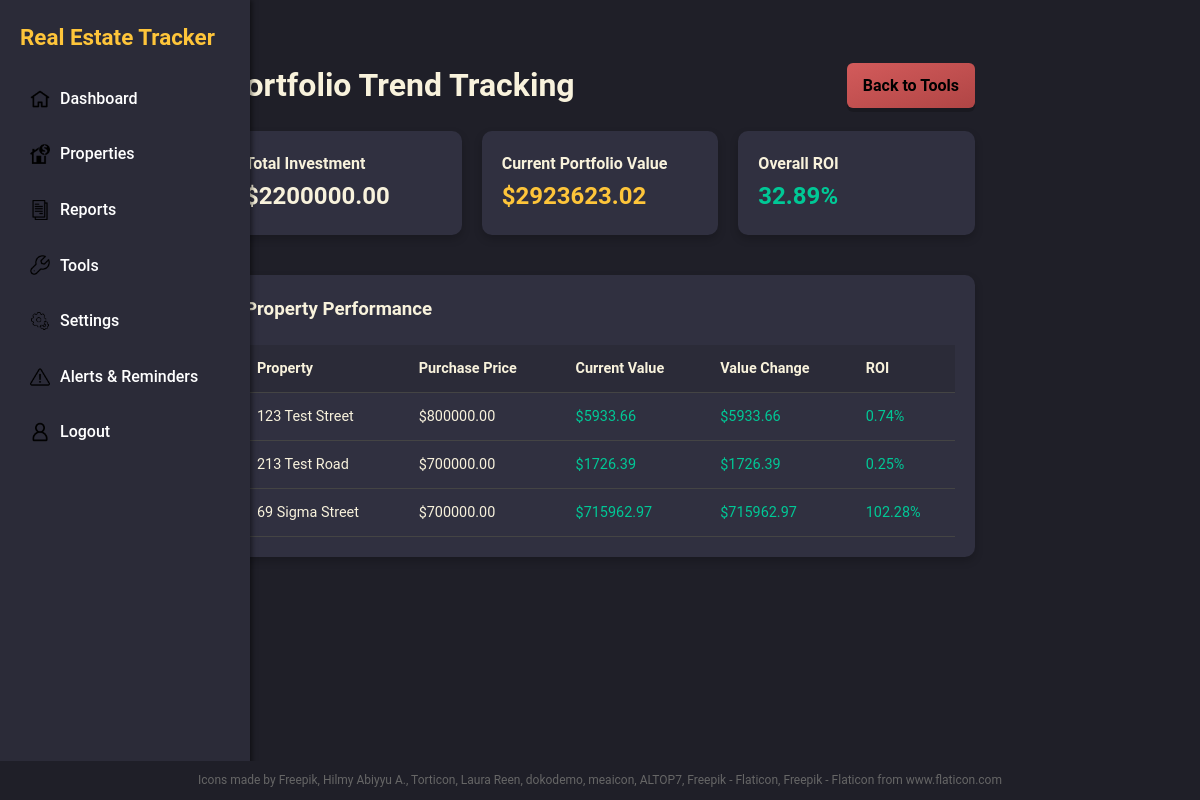
Before: /tools/trend-tracking/ (signed in) with the older database file.
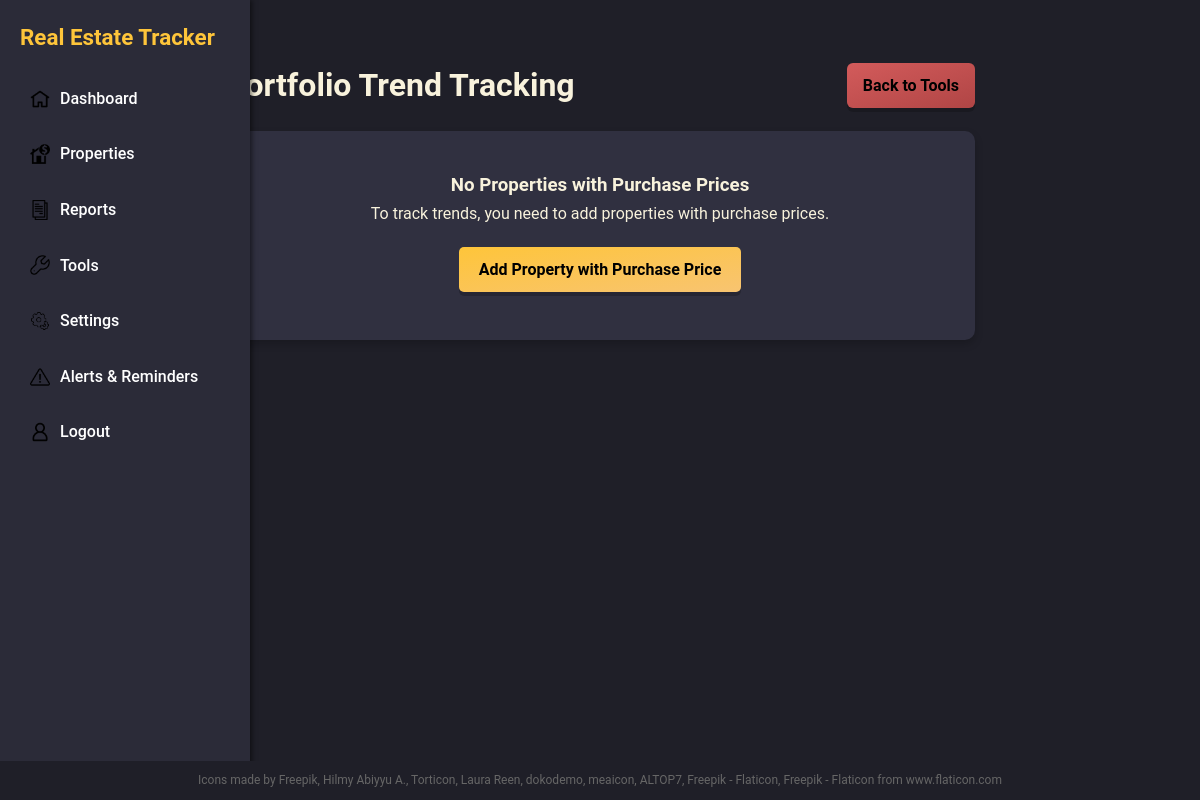
After: the same page with the newer database file.
### core/models.py (models this page shows, shortened)
class Property(models.Model):
    PROPERTY_TYPES = [
        ('rental', 'Rental Property'),
        ('owner_occupied', 'Owner Occupied'),
        ('owned_outright', 'Owned Outright'),
    ]
    address = models.CharField(max_length=200)
    purchase_date = models.DateField()
    tenant_move_in_date = models.DateField(null=True, blank=True)
    tenant_move_out_date = models.DateField(null=True, blank=True)
    purchase_price = models.DecimalField(max_digits=12, decimal_places=2, null=False, blank=False, help_text="Original purchase price")
    property_type = models.CharField(max_length=20, choices=PROPERTY_TYPES, default='rental')
    weekly_rent = models.DecimalField(max_digits=10, decimal_places=2, default=0, help_text="Weekly rental amount")
    weekly_mortgage = models.DecimalField(max_digits=10, decimal_places=2, default=0, help_text="Weekly mortgage payment")
    created_at = models.DateTimeField(auto_now_add=True)
    owner = models.ForeignKey(CustomUser, on_delete=models.CASCADE, related_name='properties')
    def calculate_current_value(self, annual_growth_rate=0.03):
        if not self.purchase_price:
            return 0
        from datetime import date
        today = date.today()
        years_owned = (today.year - self.purchase_date.year) + \
                     (today.month - self.purchase_date.month) / 12
        if years_owned < 0:
            years_owned = 0
        purchase_price_float = float(self.purchase_price)
        growth_rate_float = float(annual_growth_rate)
        years_owned_float = float(years_owned)
        current_value = purchase_price_float * ((1 + growth_rate_float) ** years_owned_float)
        return round(current_value, 2)
    def calculate_roi(self, annual_growth_rate=0.03):
        if not self.purchase_price:
            return 0
        current_value = self.calculate_current_value(annual_growth_rate)
        purchase_price_float = float(self.purchase_price)
        current_value_float = float(current_value)
        if purchase_price_float == 0:
            return 0
        roi = ((current_value_float - purchase_price_float) / purchase_price_float) * 100
        return round(roi, 2)

### core/views.py (the view)
# urls.py: path('tools/trend-tracking/', views.trend_tracking, name='trend_tracking'),
@login_required
def trend_tracking(request):
    properties = Property.objects.filter(purchase_price__isnull=False).exclude(purchase_price=0)
    portfolio_data = []
    total_investment = 0
    total_current_value = 0
    for property_obj in properties:
        current_value = property_obj.calculate_current_value(0.03)  # Default 3% growth
        roi = property_obj.calculate_roi(0.03)
        purchase_price = float(property_obj.purchase_price)
        value_change = current_value - purchase_price
        portfolio_data.append({
            'property': property_obj,
            'current_value': current_value,
            'roi': roi,
            'purchase_price': purchase_price,
            'value_change': value_change  # Add this calculated value
        })
        total_investment += purchase_price
        total_current_value += current_value
    portfolio_roi = 0
    if total_investment > 0:
        portfolio_roi = ((total_current_value - total_investment) / total_investment) * 100
    context = {
        'properties': properties,
        'portfolio_data': portfolio_data,
        'total_investment': total_investment,
        'total_current_value': total_current_value,
        'portfolio_roi': round(portfolio_roi, 2)
    }
    return render(request, 'tools/trend_tracking.html', context)

### core/templates/tools/trend_tracking.html (shortened to what this page needs)
{% extends 'base.html' %}
{% block content %}
<div class="main-content">
    <div class="properties-page">
        <div style="display: flex; justify-content: space-between; align-items: center; margin-bottom: 20px;">
            <h1>Portfolio Trend Tracking</h1>
            <a href="{% url 'tools_home' %}" class="btn-metallic btn-negative-metallic" style="text-decoration: none; padding: 10px 16px; border-radius: 6px;">Back to Tools</a>
        </div>
        {% if properties %}
        <div class="stats-grid">
            <div class="card">
                <h4>Total Investment</h4>
                <h2>${{ total_investment|floatformat:2 }}</h2>
            </div>
            <div class="card">
                <h4>Current Portfolio Value</h4>
                <h2 style="color: var(--color-gold);">${{ total_current_value|floatformat:2 }}</h2>
            </div>
            <div class="card">
                <h4>Overall ROI</h4>
                <h2 style="color: {% if portfolio_roi >= 0 %}var(--color-positive){% else %}var(--color-negative){% endif %};">
                    {{ portfolio_roi|floatformat:2 }}%
                </h2>
            </div>
        </div>
        <div id="trend-tracking-performance" class="card">
            <h3>Property Performance</h3>
            <div style="overflow-x: auto;">
                <table class="property-table">
                    <thead>
                        <tr>
                            <th>Property</th>
                            <th>Purchase Price</th>
                            <th>Current Value</th>
                            <th>Value Change</th>
                            <th>ROI</th>
                        </tr>
                    </thead>
                    <tbody>
                        {% for data in portfolio_data %}
                        <tr>
                            <td>{{ data.property.address }}</td>
                            <td>${{ data.property.purchase_price|floatformat:2 }}</td>
                            <td style="color: {% if data.value_change >= 0 %}var(--color-positive){% else %}var(--color-negative){% endif %};">${{ data.value_change|floatformat:2 }}</td>
                            <td style="color: {% if data.value_change >= 0 %}var(--color-positive){% else %}var(--color-negative){% endif %};">
                                ${{ data.value_change|floatformat:2 }}
                            </td>
                            <td style="color: {% if data.roi >= 0 %}var(--color-positive){% else %}var(--color-negative){% endif %};">
                                {{ data.roi|floatformat:2 }}%
                            </td>
                        </tr>
                        {% endfor %}
                    </tbody>
                </table>
            </div>
        </div>
        {% else %}
        <div class="card" style="text-align: center; padding: 40px;">
            <h3>No Properties with Purchase Prices</h3>
            <p>To track trends, you need to add properties with purchase prices.</p>
            <a href="{% url 'add_property' %}" class="btn-metallic btn-accent-metallic" style="margin-top: 20px;">Add Property with Purchase Price</a>
        </div>
        {% endif %}
    </div>
</div>
{% endblock %}

### core/templates/base.html (shortened to what this page needs)
{% load static %}
<!DOCTYPE html>
<html lang="en">
<head>
    <link rel="stylesheet" href="{% static 'css/style.css' %}">
</head>
<body>
  <div class="sidebar">
      <h2>Real Estate Tracker</h2>
      <ul class="nav">
        <li><a href="{% url 'dashboard' %}"><img src="{% static 'images/003-home.png' %}" alt="Home icon" width="20" height="20"> Dashboard</a></li>
        <li><a href="{% url 'properties' %}"><img src="{% static 'images/009-house-with-money-symbol.png' %}" alt="Properties icon" width="20" height="20"> Properties</a></li>
        <li><a href="{% url 'tax_summary' %}"><img src="{% static 'images/004-sheet.png' %}" alt="Reports icon" width="20" height="20"> Reports</a></li>
        <li><a href="{% url 'tools_home' %}"><img src="{% static 'images/008-wrench-simple.png' %}" alt="Tools icon" width="20" height="20"> Tools</a></li>
        <li><a href="{% url 'user_settings' %}"><img src="{% static 'images/005-setting.png' %}" alt="Settings icon" width="20" height="20"> Settings</a></li>
        <li><a href="{% url 'alert_list' %}"><img src="{% static 'images/0010-danger.png' %}" alt="Alerts icon" width="20" height="20"> Alerts & Reminders</a></li>
          {% if user.is_authenticated %}
              <a href="{% url 'logout' %}" onclick="event.preventDefault(); document.getElementById('logout-form').submit();"><img src="{% static 'images/001-user.png' %}" alt="Logout icon" width="20" height="20">Logout</a>
          {% else %}
              <li><a href="{% url 'login' %}"><img src="{% static 'images/001-user.png' %}" alt="Login icon" width="20" height="20">Login</a></li>
          {% endif %}
        </ul>
  </div>
  <div class="main-content">
    <div class="content-container">
      {% block content %}
      {% endblock %}
    </div>
  </div>
  <footer class="credits no-print">
      <div>
          Icons made by
          <a href="https://www.freepik.com" title="Freepik">Freepik</a>,
          <a href="https://www.flaticon.com/authors/hilmy-abiyyu-a" title="Hilmy Abiyyu A.">Hilmy Abiyyu A.</a>,
          <a href="https://www.flaticon.com/authors/torticon" title="Torticon">Torticon</a>,
          <a href="https://www.flaticon.com/authors/laura-reen" title="Laura Reen">Laura Reen</a>,
          <a href="https://www.flaticon.com/authors/dokodemo" title="dokodemo">dokodemo</a>,
          <a href="https://www.flaticon.com/authors/meaicon" title="meaicon">meaicon</a>,
          <a href="https://www.flaticon.com/authors/altop7" title="ALTOP7">ALTOP7</a>,
          <a href="https://www.flaticon.com/free-icons/report" title="report icons">Freepik - Flaticon</a>,
          <a href="https://www.flaticon.com/free-icons/alert" title="alert icons">Freepik - Flaticon</a>
          from <a href="https://www.flaticon.com/" title="Flaticon">www.flaticon.com</a>
      </div>
  </footer>
</body>
</html>

Changed rows visible on the page:
removed Property: property.address "123 Test Street", property.purchase_price "800000.00", value_change "5933.66", roi "0.74"
removed Property: property.address "213 Test Road", property.purchase_price "700000.00", value_change "1726.39", roi "0.25"
removed Property: property.address "69 Sigma Street", property.purchase_price "700000.00", value_change "715962.97", roi "102.28"
Other visible differences:
{{ total_investment|floatformat:2 }}: "2200000.00" → (not shown)
{{ total_current_value|floatformat:2 }}: "2923623.02" → (not shown)
{{ portfolio_roi|floatformat:2 }}: "32.89" → (not shown)
text no longer shown: "Total Investment $ Current Portfolio Value $ Overall ROI % Property Performance Property Purchase Price Current Value Value Change ROI"
text now shown: "No Properties with Purchase Prices To track trends, you need to add properties with purchase prices. Add Property with Purchase Price"
